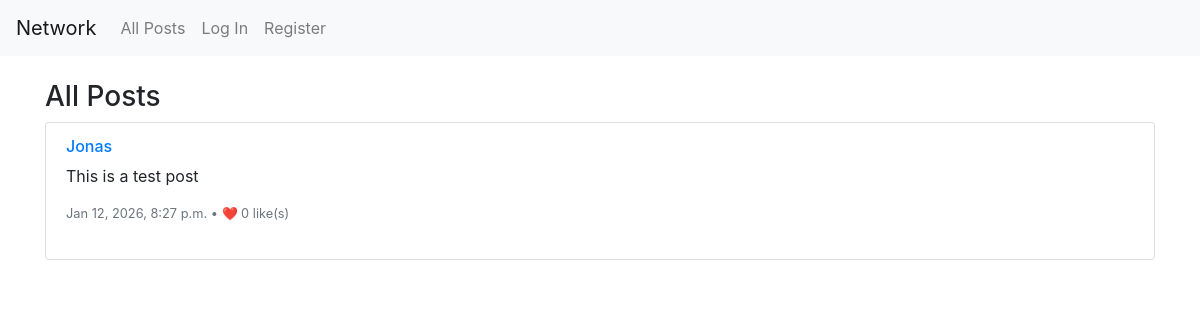
Before: / with the older database file.
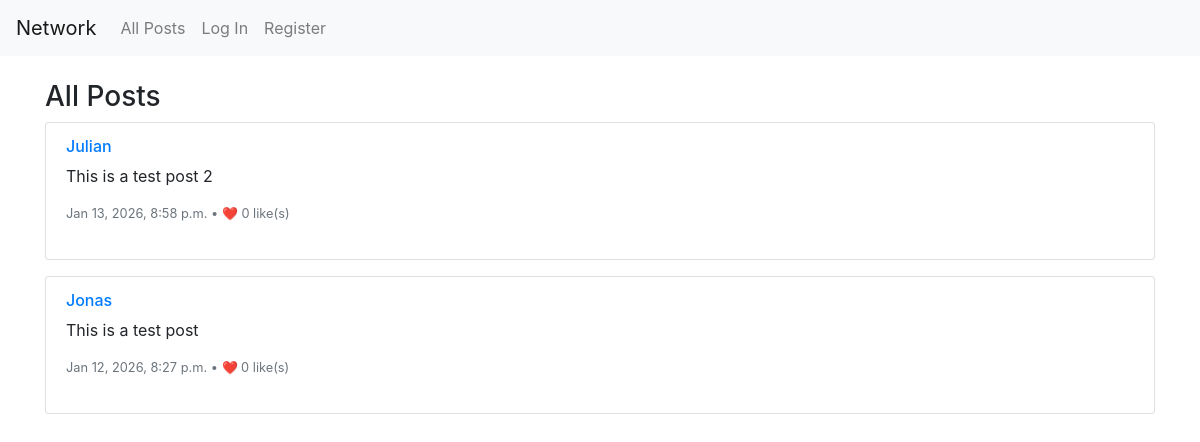
After: the same page with the newer database file.
### network/models.py (models this page shows, shortened)
class Post(models.Model):
    author = models.ForeignKey(User, on_delete=models.CASCADE, related_name="posts")
    content = models.TextField(max_length=280)  # Wie bei Twitter/Threads
    timestamp = models.DateTimeField(auto_now_add=True)
    likes = models.ManyToManyField(User, blank=True, related_name="liked_posts")
    class Meta:
        ordering = ['-timestamp']  # the newest posts first
    def like_count(self):
        return self.likes.count()

class User(AbstractUser):
    pass

### network/views.py (the view)
# urls.py: path("", views.index, name="index"),
def index(request):
    posts = Post.objects.all()
    paginator = Paginator(posts, 10)
    page_number = request.GET.get('page')
    page_obj = paginator.get_page(page_number)
    return render(request, "network/index.html", {
        "page_obj": page_obj
    })

### network/templates/network/index.html (shortened to what this page needs)
{% extends "network/layout.html" %}
{% block body %}
    <div class="container mt-4">
        <h3>All Posts</h3>
        {% for post in page_obj %}
        <div class="card mb-3">
            <div class="card-body">
                <h6 class="card-subtitle mb-2">
                    <a href="#" class="text-decoration-none">{{ post.author.username }}</a>
                </h6>
                <p class="card-text">{{ post.content }}</p>
                <p class="text-muted small">
                    {{ post.timestamp|date:"M d, Y, g:i a" }} •
                    <span>❤️ {{ post.like_count }} like(s)</span>
                </p>
            </div>
        </div>
        {% empty %}
        <p class="text-muted">No posts yet.</p>
        {% endfor %}
    </div>
{% endblock %}

### network/templates/network/layout.html (shortened to what this page needs)
{% load static %}
<!DOCTYPE html>
<html lang="en">
    <head>
        <link rel="stylesheet" href="https://stackpath.bootstrapcdn.com/bootstrap/4.4.1/css/bootstrap.min.css">
        <link href="{% static 'network/styles.css' %}" rel="stylesheet">
    </head>
    <body>
        <link href="{% static 'network/styles.css' %}" rel="stylesheet">
        <nav class="navbar navbar-expand-lg navbar-light bg-light">
            <a class="navbar-brand" href="#">Network</a>
            <div>
              <ul class="navbar-nav mr-auto">
                <li class="nav-item">
                  <a class="nav-link" href="{% url 'index' %}">All Posts</a>
                </li>
                {% if user.is_authenticated %}
                    <li class="nav-item">
                        <a class="nav-link" href="{% url 'following' %}">Following</a>
                    </li>
                    <li class="nav-item">
                        <a class="nav-link" href="{% url 'logout' %}">Log Out</a>
                    </li>
                {% else %}
                    <li class="nav-item">
                        <a class="nav-link" href="{% url 'login' %}">Log In</a>
                    </li>
                    <li class="nav-item">
                        <a class="nav-link" href="{% url 'register' %}">Register</a>
                    </li>
                {% endif %}
              </ul>
            </div>
          </nav>
        <div class="body">
            {% block body %}
            {% endblock %}
        </div>
    </body>
</html>

Changed rows visible on the page:
added Post: author.username "Julian", content "This is a test post 2", timestamp "Jan 13, 2026, 8:58 p.m.", like_count "0"
